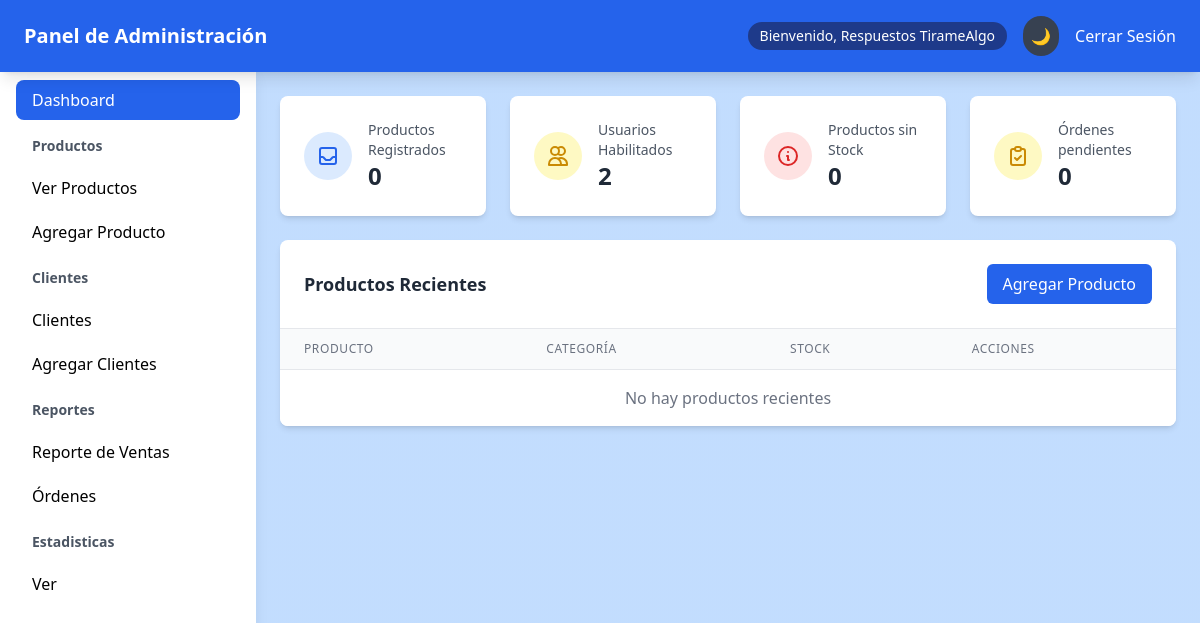
Before: /Sistema/panelAdmin/admin.php (signed in) with the older database file.
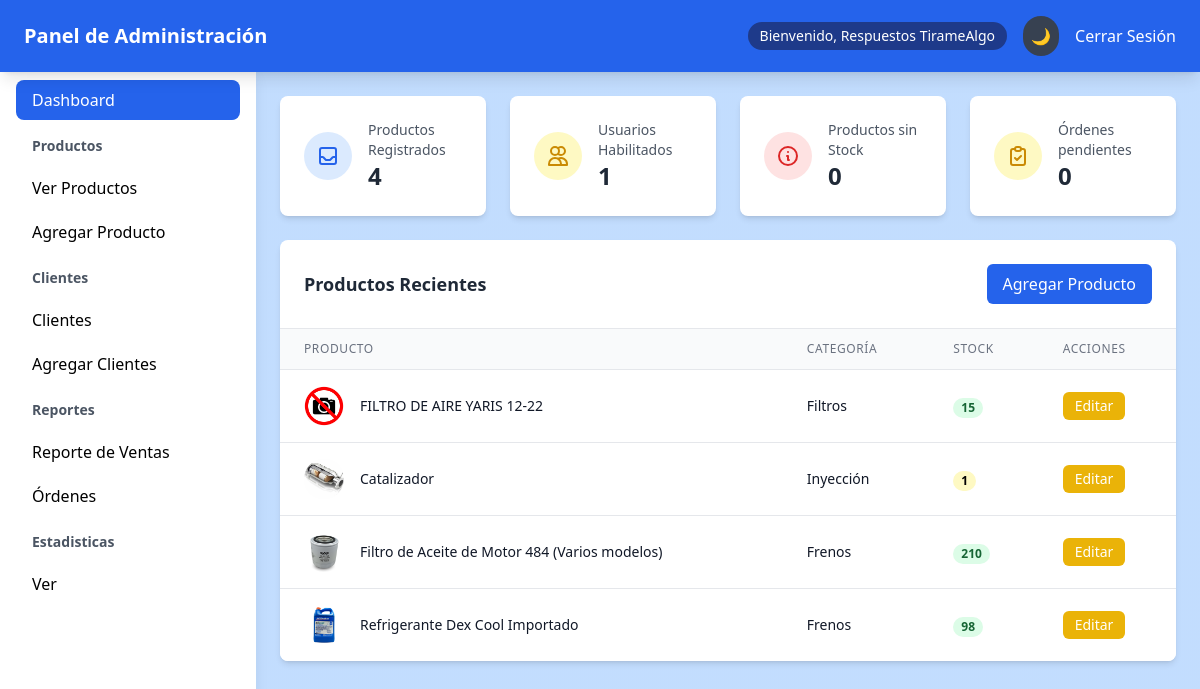
After: the same page with the newer database file.
### tables this page shows
CREATE TABLE `productos` (
  `id_producto` int(11) NOT NULL,
  `numero_de_parte` varchar(20) NOT NULL,
  `nombre_producto` varchar(80) NOT NULL,
  `categoria_producto` varchar(20) DEFAULT NULL,
  `marca_producto` varchar(20) DEFAULT NULL,
  `precio_producto` decimal(10,2) DEFAULT NULL,
  `stock_producto` int(11) DEFAULT NULL,
  `descripcion_producto` text DEFAULT NULL,
  `fecha_creacion` date DEFAULT NULL,
  `hora_creacion` time DEFAULT NULL
);

CREATE TABLE `foto_productos` (
  `id_foto` int(11) NOT NULL,
  `ruta_foto` varchar(200) NOT NULL,
  `num_foto` int(11) DEFAULT NULL,
  `id_producto` int(11) NOT NULL
);

### Sistema/logica/validar.php (called while the page is built, shortened)
<?php
    function obtenerRutasArchivos($id) {
        $conn = new mysqli('localhost', 'root', '', 'repuestos_tiramealgo');
        $sql = "SELECT ruta_foto FROM foto_productos WHERE id_producto = $id  LIMIT 1";
        $result = $conn->query($sql);
        $ruta_imagen = "../assets/foto-repuestos/no_foto.jpg";
        if ($result && $result->num_rows > 0) {
            $row = $result->fetch_assoc();
            $ruta_imagen = $row["ruta_foto"];
        }
        return $ruta_imagen;
    }
?>

### Sistema/panelAdmin/admin.php (the view, shortened to what the changed rows need)
<?php
require '../logica/validar.php';
require '../logica/conexionbdd.php';
$stmt = $conn->prepare("SELECT * FROM administrador WHERE id_administrador = ?");
$stmt->bind_param("i", $_SESSION['id']);
$stmt->execute();
$resultado = $stmt->get_result();
$sql = "SELECT COUNT(*) FROM productos;";
$result = $conn->query($sql);
if ($result->num_rows > 0) {
    $row = $result->fetch_assoc();
    $cantidad_productos = $row["COUNT(*)"];
} else {
    $cantidad_productos = 0;
}
$sql = "SELECT COUNT(*) FROM clientes WHERE estado_cliente = 'Activo';";
$result = $conn->query($sql);
if ($result->num_rows > 0) {
    $row = $result->fetch_assoc();
    $usuarios_activos = $row["COUNT(*)"];
} else {
    $usuarios_activos = 0;
}
?>
<!DOCTYPE html>
<html lang="es" class="dark">
<head>
    <script src="https://cdn.tailwindcss.com"></script>
    <script src="../js/tailwind_config.js"></script>
    <link rel="stylesheet" href="../css/global_style.css">
</head>
<body class="bg-pattern transition-colors duration-200">
    <main class="ml-64 pt-24 px-6 pb-20">
        <div class="grid grid-cols-1 md:grid-cols-2 lg:grid-cols-4 gap-6 mb-6">
            <div class="bg-white dark:bg-gray-800 rounded-lg shadow-md p-6">
            <a href="ver-producto.php">
                <div class="flex items-center">
                    <div class="ml-4">
                        <h2 class="text-gray-600 dark:text-gray-400 text-sm">Productos Registrados</h2>
                        <p class="text-2xl font-semibold text-gray-800 dark:text-white">
                            <?php echo $cantidad_productos; ?>
                        </p>
                    </div>
                </div>
                </a>
            </div>
            <div class="bg-white dark:bg-gray-800 rounded-lg shadow-md p-6">
            <a href="verClientes.php">
                <div class="flex items-center">
                    <div class="ml-4">
                        <h2 class="text-gray-600 dark:text-gray-400 text-sm">Usuarios Habilitados</h2>
                        <p class="text-2xl font-semibold text-gray-800 dark:text-white"><?php echo $usuarios_activos; ?></p>
                    </div>
                </div>
                </a>
            </div>
            <div class="bg-white dark:bg-gray-800 rounded-lg shadow-md p-6">
            <a href="ver-producto.php">
                <div class="flex items-center">
                    <div class="ml-4">
                        <h2 class="text-gray-600 dark:text-gray-400 text-sm">Productos sin Stock</h2>
                    </div>
                </div>
                </a>
            </div>
            <div class="bg-white dark:bg-gray-800 rounded-lg shadow-md p-6">
                <a href="ordenes.php">
                    <div class="flex items-center">
                        <div class="ml-4">
                            <h2 class="text-gray-600 dark:text-gray-400 text-sm">Órdenes pendientes</h2>
                        </div>
                    </div>
                </a>
            </div>
        </div>
        <div class="bg-white dark:bg-gray-800 rounded-lg shadow-md overflow-hidden">
            <div class="overflow-x-auto">
                <table class="min-w-full divide-y divide-gray-200 dark:divide-gray-700">
                    <thead class="bg-gray-50 dark:bg-gray-700">
                        <tr>
                            <th class="px-6 py-3 text-left text-xs font-medium text-gray-500 dark:text-gray-300 uppercase tracking-wider">
                                Producto
                            </th>
                            <th class="px-6 py-3 text-left text-xs font-medium text-gray-500 dark:text-gray-300 uppercase tracking-wider">
                                Categoría
                            </th>
                            <th class="px-6 py-3 text-left text-xs font-medium text-gray-500 dark:text-gray-300 uppercase tracking-wider">
                                Stock
                            </th>
                            <th class="px-6 py-3 text-left text-xs font-medium text-gray-500 dark:text-gray-300 uppercase tracking-wider">
                                Acciones
                            </th>
                        </tr>
                    </thead>
                    <tbody class="bg-white dark:bg-gray-800 divide-y divide-gray-200 dark:divide-gray-700">
                    <?php
                                $sql_productos = "SELECT * FROM productos ORDER BY fecha_creacion DESC, hora_creacion DESC LIMIT 4;";
                                $result_productos = $conn->query($sql_productos);
                                if ($result_productos->num_rows > 0) {
                                    while ($row = $result_productos->fetch_assoc()) {
                                        $foto_productos = obtenerRutasArchivos($row['id_producto']);
                                        ?>
                        <tr>
                                        <td class="px-6 py-4 whitespace-nowrap">
                                            <div class="flex items-center">
                                                <div class="h-10 w-10 flex-shrink-0">
                                                    <img class="h-10 w-10 rounded-full object-cover" src="<?php echo $foto_productos; ?>" alt="">
                                                </div>  <div class="ml-4">
                                                    <div class="text-sm font-medium text-gray-900 dark:text-white">
                                                        <?php echo $row['nombre_producto']; ?>
                                                    </div>
                                                </div>
                                            </div>
                                        </td>
                                        <td class="px-6 py-4 whitespace-nowrap">
                                            <div class="text-sm text-gray-900 dark:text-white"><?php echo $row['categoria_producto']; ?></div>
                                        </td>
                                        <td class="px-6 py-4 whitespace-nowrap">
                                                <?php
                                                    if ($row['stock_producto'] > 5 ){
                                                        ?>
                                                        <span class="px-2 inline-flex text-xs leading-5 font-semibold rounded-full bg-green-100 text-green-800 dark:bg-green-900 dark:text-green-200"> <?php echo $row['stock_producto']; ?></span>
                                                        <?php
                                                    } elseif ($row['stock_producto'] == 0){
                                                        ?>
                                                        <span class="px-2 inline-flex text-xs leading-5 font-semibold rounded-full bg-red-100 text-red-800 dark:bg-red-900 dark:text-red-200"> <?php echo $row['stock_producto']; ?></span>
                                                <?php
                                                }
                                                    elseif ($row['stock_producto'] < 6){
                                                        ?>
                                                        <span class="px-2 inline-flex text-xs leading-5 font-semibold rounded-full bg-yellow-100 text-yellow-00 dark:bg-yellow-700 dark:text-yellow-100"> <?php echo $row['stock_producto']; ?></span>
                                                    <?php
                                                    }
                                                    ?>
                                        </td>
                                        <td class="px-6 py-4 whitespace-nowrap text-sm font-medium">
                                            <div class="flex space-x-2">
                                            <a href="editarProducto.php?numero_de_parte=<?php echo $row['numero_de_parte']; ?>" class="bg-yellow-500 hover:bg-yellow-600 text-white px-3 py-1 rounded-md transition-colors duration-200">
                                                    Editar
                                                </a>
                                            </div>
                                        </td>
                                        <?php
                                    }
                                } else {
                                    echo "<tr><td colspan='4' class='px-6 py-4 text-center text-gray-500 dark:text-gray-400'>No hay productos recientes</td></tr>";
                                }
                                ?>
                        </tr>
                    </tbody>
                </table>
            </div>
        </div>
    </main>
</body>
</html>

Changed rows visible on the page:
added productos: shows a picture, nombre_producto "FILTRO DE AIRE YARIS 12-22", categoria_producto "Filtros", stock_producto "15"
added productos: id_producto.ruta_foto (picture), nombre_producto "Catalizador", categoria_producto "Inyección", stock_producto "1"
added productos: id_producto.ruta_foto (picture), nombre_producto "Filtro de Aceite de Motor 484 (Varios modelos)", categoria_producto "Frenos", stock_producto "210"
added productos: id_producto.ruta_foto (picture), nombre_producto "Refrigerante Dex Cool Importado", categoria_producto "Frenos", stock_producto "98"
Other visible differences:
$cantidad_productos: "0" → "4"
$usuarios_activos: "2" → "1"
text no longer shown: "No hay productos recientes"
